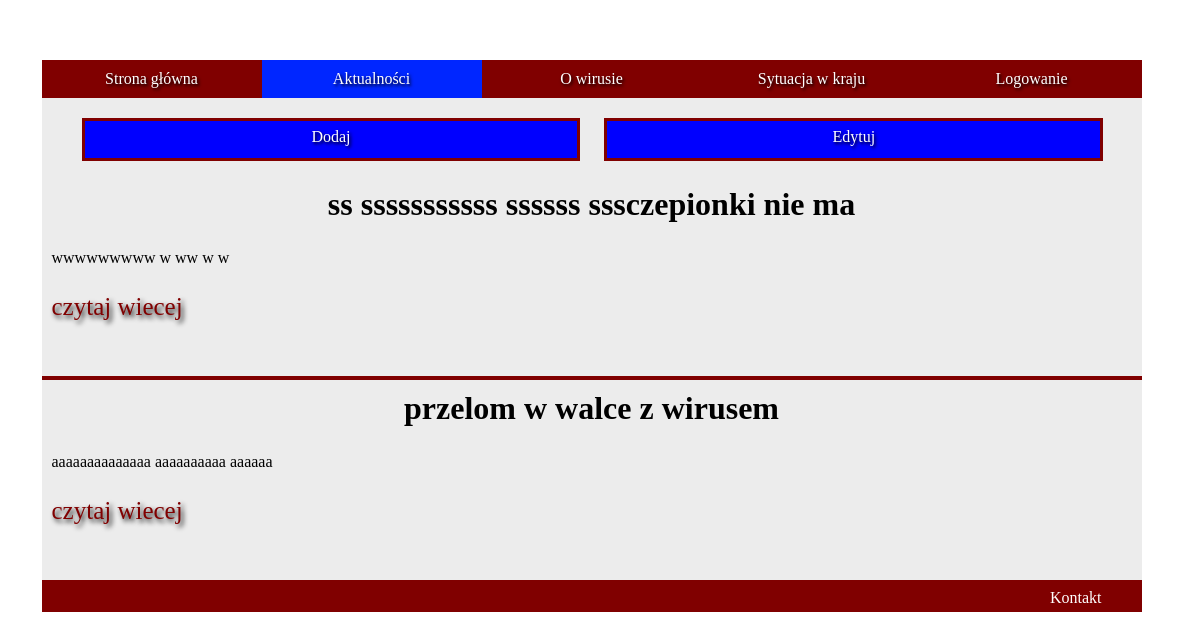
The page /aktualnoscizalogowanie.php on the database as committed earlier.
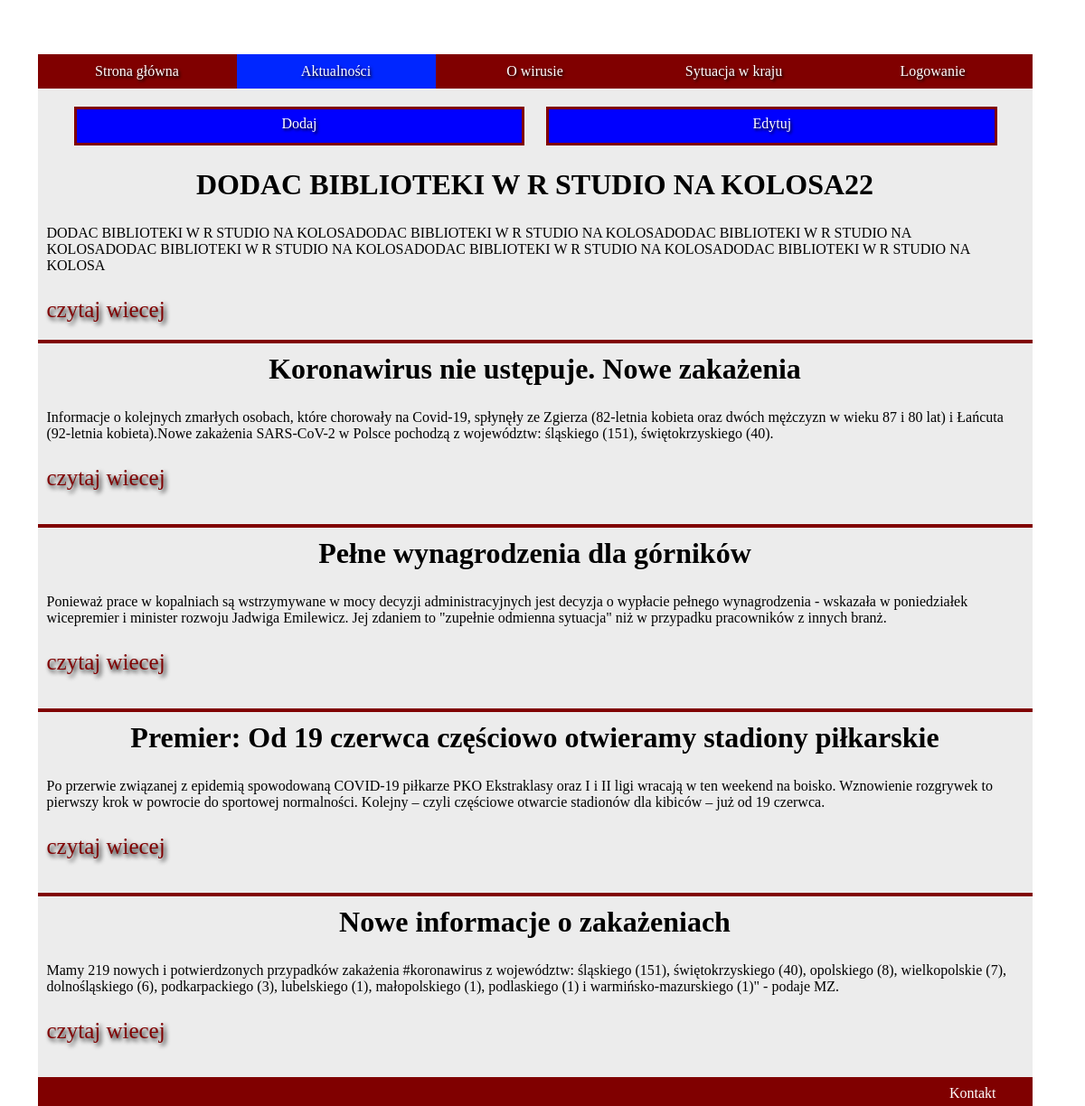
The same page on the database as committed later.
### tables this page shows
CREATE TABLE `posty` (
  `post_id` int(11) NOT NULL,
  `tytul` varchar(100) NOT NULL,
  `tekst` varchar(10000) NOT NULL,
  `streszczenie` varchar(500) NOT NULL
);

### aktualnoscizalogowanie.php (the view, shortened to what this page needs)
<!DOCTYPE html>
<html lang="pl">
<head>
    <link rel="stylesheet" href="aktualnosczalogowanie.css">
</head>
<body>
    <nav>
    <ul>
        <li><a href="index.php">Strona główna</a></li>
        <li><a class="menu active" href="aktualnoscizalogowanie.php">Aktualności</a></li>
        <li><a href="Owirusie.php">O wirusie</a></li>
        <li><a href="Sytuacja.php">Sytuacja w kraju</a></li>
        <li> <?php
        if(!isset($_SESSION['zalogowany']))
        {
              echo '<a href="logowanie.html">Logowanie</a>';
        }
        else
        {
            echo '<a href="Wyloguj.php">Wyloguj się '.$_SESSION['login'].'</a>';
        }
        ?></li>
      </ul>
    </nav>
    <div class="lacznik">
        <ul>
            <a href="dodaj.php"><li>Dodaj</li></a>
            <a href="edytuj.php"><li>Edytuj</li></a>
          </ul>
    </div>
    <main>
<?php
        try
    {
        $connect = new PDO('mysql:host=localhost;dbname=projekt', 'root', '');
    }
    catch (PDOException $e)
    {
        echo $e -> getMessage() . "<br/>";
        echo "blad polaczenia bezy danych";
        die();
    }
    $sql = 'SELECT * FROM posty ORDER BY post_id DESC';
    foreach ($connect -> query($sql) as $rows) {
            echo '<div class="contener">';
                echo '<div class="artykul">';
                    echo '<div class="tresc">';
                       echo '<h1 class="trh1">'.$rows['tytul'].'</h1>';
                       echo '<p>'.$rows['streszczenie'].'</p>';
                       echo '<a class="czytaj" href="czytaj.php?id=' . $rows['post_id'] . '">'."czytaj wiecej".'</a><br>';
                    echo '</div>';
               echo '</div>';
        echo '</div>';
         }
         ?>
    </main>
    <footer>Kontakt</footer>
</body>
</html>

### aktualnosczalogowanie.css (style rules this page uses)
html { width: calc(100vw - 17px); }
body { width: 1100px; margin: 0 auto; padding-top: 60px; background-image: url(IMG/tlo.png); background-repeat: no-repeat; background-position: center top; }
main { background-color: rgb(236, 236, 236); }
nav ul { padding: 0; margin: 0; }
nav li { display: block; width: 20%; float: left; text-align: center; }
nav a { text-decoration: none; text-shadow: black 0.1em 0.1em 0.2em; color: white; width: 100%; display: inline-block; padding: 10px 0; background-color: #800000; }
.active { background-color: rgb(0, 38, 255); }
.contener { width: 100%; display: flex; }
.artykul { height: 200px; display: flex; border-bottom: solid #800000 4px; }
.tresc { width: 1100px; }
.lacznik { width: 100%; height: 100px; background-color: rgb(236, 236, 236); }
.lacznik li { margin-top: 20px; width: 46.5%; height: 30px; display: inline-block; border: #800000 solid 3px; text-align: center; background-color: blue; padding-top: 7px; margin-right: 20px; }
.lacznik a { color: white; text-shadow: black 0.1em 0.1em 0.2em; text-decoration: none; }
.trh1 { text-align: center; margin: 10px 100px; }
footer { background-color: #800000; color: white; text-align: right; padding: 5px 40px; }
.czytaj { text-decoration: none; color: black; font-size: 25px; padding: 10px; text-shadow: black 0.1em 0.1em 0.2em; color: #800000; }
p { padding: 10px; }

Rows that differ between the two databases and show on the page:
removed posty: tytul "ss sssssssssss ssssss sssczepionki nie ma", streszczenie "wwwwwwwww w ww w w"
removed posty: tytul "przelom w walce z wirusem", streszczenie "aaaaaaaaaaaaaa aaaaaaaaaa aaaaaa"
added posty: tytul "DODAC BIBLIOTEKI W R STUDIO NA KOLOSA22", streszczenie "DODAC BIBLIOTEKI W R STUDIO NA KOLOSADODAC BIBLIOTEKI W R STUDIO NA KOLOSADODAC BIBLIOTEKI W R STUDIO NA KOLOSADODAC BIBLIOTEKI W R STUDIO NA KOLOSADODAC BIBLIOTEKI W R STUDIO NA KOLOSADODAC BIBLIOTEKI W R STUDIO NA KOLOSA"
added posty: tytul "Koronawirus nie ustępuje. Nowe zakażenia", streszczenie "Informacje o kolejnych zmarłych osobach, które chorowały na Covid-19, spłynęły ze Zgierza (82-letnia kobieta oraz dwóch mężczyzn w wieku 87 i 80 lat) i Łańcuta (92-letnia kobieta).Nowe zakażenia SARS-CoV-2 w Polsce pochodzą z województw: śląskiego (151), świętokrzyskiego (40)."
added posty: tytul "Pełne wynagrodzenia dla górników", streszczenie "Ponieważ prace w kopalniach są wstrzymywane w mocy decyzji administracyjnych jest decyzja o wypłacie pełnego wynagrodzenia - wskazała w poniedziałek wicepremier i minister rozwoju Jadwiga Emilewicz. Jej zdaniem to \"zupełnie odmienna sytuacja\" niż w przypadku pracowników z innych branż."
added posty: tytul "Premier: Od 19 czerwca częściowo otwieramy stadiony piłkarskie", streszczenie "Po przerwie związanej z epidemią spowodowaną COVID-19 piłkarze PKO Ekstraklasy oraz I i II ligi wracają w ten weekend na boisko. Wznowienie rozgrywek to pierwszy krok w powrocie do sportowej normalności. Kolejny – czyli częściowe otwarcie stadionów dla kibiców – już od 19 czerwca."
added posty: tytul "Nowe informacje o zakażeniach", streszczenie "Mamy 219 nowych i potwierdzonych przypadków zakażenia #koronawirus z województw: śląskiego (151), świętokrzyskiego (40), opolskiego (8), wielkopolskie (7), dolnośląskiego (6), podkarpackiego (3), lubelskiego (1), małopolskiego (1), podlaskiego (1) i warmińsko-mazurskiego (1)\" - podaje MZ."
